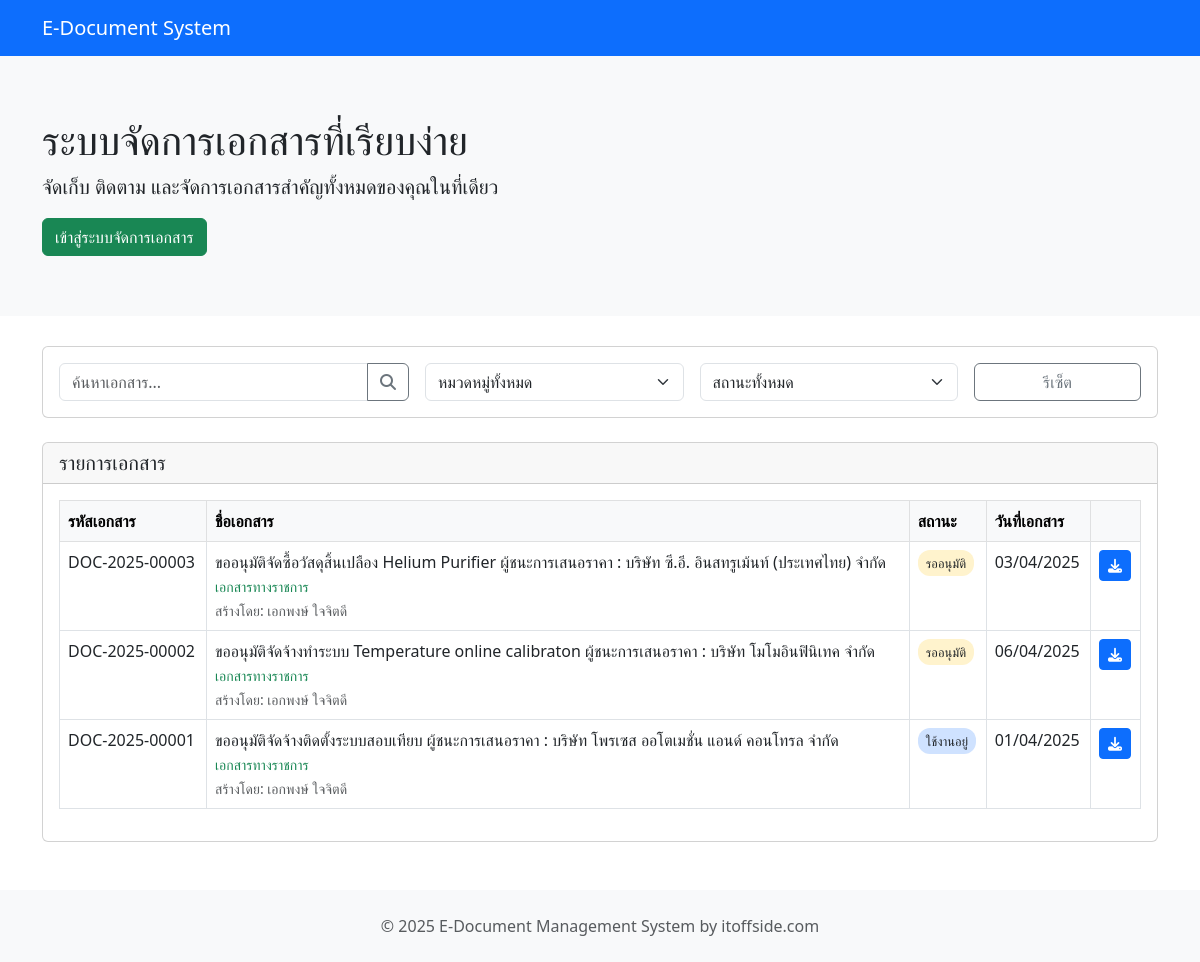
The page / on the database its author committed.
### tables this page shows
CREATE TABLE `documents` (
  `id` int(11) NOT NULL,
  `document_code` varchar(100) DEFAULT NULL COMMENT 'รหัสเอกสาร',
  `topic` varchar(255) NOT NULL COMMENT 'ชื่อเอกสาร',
  `register_date` date DEFAULT NULL COMMENT 'วันที่ลงทะเบียนเอกสาร',
  `document_status` enum('draft','pending','approved','active','cancelled','expired','archived','exported') NOT NULL COMMENT 'ร่าง (Draft) – อยู่ระหว่างการจัดทำหรือแก้ไข\r\nรออนุมัติ (Pending) – รอการตรวจสอบจากผู้มีอำนาจ\r\nอนุมัติแล้ว (Approved) – ผ่านการตรวจสอบและได้รับอนุมัติ\r\nใช้งานอยู่ (Active) – มีผลบังคับใช้อย่างเป็นทางการ\r\nยกเลิก (Cancelled) – ไม่มีผลบังคับใช้อีกต่อไป\r\nหมดอายุ (Expired) – หมดอายุหรือสิ้นสุดระยะเวลาการใช้งาน\r\nจัดเก็บ (Archived) – ถูกเก็บไว้เพื่อการอ้างอิง\r\nส่งออก (Exported) – ถูกส่งออกไปยังระบบอื่น',
  `reference` varchar(255) DEFAULT NULL COMMENT 'อ้างอิงเอกสาร',
  `store_location` varchar(255) DEFAULT NULL COMMENT 'สถานที่จัดเก็บเอกสาร',
  `file_name` varchar(255) NOT NULL COMMENT 'อัพโหลดไฟล์เอกสาร',
  `description` text DEFAULT NULL COMMENT 'รายละเอียด',
  `created_by` int(11) DEFAULT NULL,
  `updated_by` int(11) DEFAULT NULL,
  `created_at` datetime DEFAULT NULL,
  `updated_at` datetime DEFAULT NULL,
  `category_id` int(11) NOT NULL DEFAULT 0 COMMENT 'หมวดหมู่เอกสาร'
);

CREATE TABLE `categories` (
  `id` int(11) NOT NULL,
  `category_name` varchar(200) NOT NULL COMMENT 'ชื่อหมวดหมู่เอกสาร',
  `created_at` datetime DEFAULT NULL,
  `updated_at` datetime DEFAULT NULL
);

CREATE TABLE `users` (
  `id` int(11) NOT NULL,
  `username` varchar(20) NOT NULL COMMENT 'username',
  `password` varchar(255) NOT NULL COMMENT 'password',
  `email` varchar(255) NOT NULL COMMENT 'อีเมล์',
  `fullname` varchar(255) NOT NULL COMMENT 'ชื่อ',
  `profile_image` varchar(255) DEFAULT NULL COMMENT 'รูปภาพ',
  `login_time` datetime DEFAULT NULL COMMENT 'เวลาเข้าสู่ระบบ',
  `created_at` datetime DEFAULT NULL,
  `updated_at` datetime DEFAULT NULL
);

### index.php (the view, shortened to what this page needs)
<?php
require_once 'config.php';
$search = isset($_GET['search']) ? $_GET['search'] : '';
$category = isset($_GET['category']) ? $_GET['category'] : '';
$status = isset($_GET['status']) ? $_GET['status'] : '';
$page = isset($_GET['page']) ? (int)$_GET['page'] : 1;
$recordsPerPage = 20;
$offset = ($page - 1) * $recordsPerPage;
$sql = "SELECT d.*, c.category_name, u.fullname
        FROM documents d
        LEFT JOIN categories c ON d.category_id = c.id
        LEFT JOIN users u ON d.created_by = u.id
        WHERE 1=1";
$sql .= " ORDER BY d.created_at DESC LIMIT $offset, $recordsPerPage";
$result = $conn->query($sql);
?>
<!DOCTYPE html>
<html lang="en">
<head>
    <link href="https://cdn.jsdelivr.net/npm/bootstrap@5.3.0-alpha1/dist/css/bootstrap.min.css" rel="stylesheet">
    <link rel="stylesheet" href="https://cdnjs.cloudflare.com/ajax/libs/font-awesome/6.4.0/css/all.min.css">
</head>
<body>
    <nav class="navbar navbar-expand-lg navbar-dark bg-primary">
        <div class="container">
            <a class="navbar-brand" href="index.php">E-Document System</a>
        </div>
    </nav>
    <div class="hero-section">
        <div class="container">
            <div class="row align-items-center">
                <div class="col-lg-12">
                    <h1>ระบบจัดการเอกสารที่เรียบง่าย</h1>
                    <p class="lead">จัดเก็บ ติดตาม และจัดการเอกสารสำคัญทั้งหมดของคุณในที่เดียว</p>
                    <a href="#" class="btn btn-success">เข้าสู่ระบบจัดการเอกสาร</a>
                </div>
            </div>
        </div>
    </div>
    <div class="container">
        <div class="card mb-4">
            <div class="card-body">
                <form method="GET" action="index.php" class="row g-3">
                    <div class="col-md-4">
                        <div class="input-group">
                            <input type="text" class="form-control" placeholder="ค้นหาเอกสาร..." name="search" value="<?php echo htmlspecialchars($search); ?>">
                            <button class="btn btn-outline-secondary" type="submit">
                                <i class="fas fa-search"></i>
                            </button>
                        </div>
                    </div>
                    <div class="col-md-3">
                        <select class="form-select" name="category" onchange="this.form.submit()">
                            <option value="">หมวดหมู่ทั้งหมด</option>
                        </select>
                    </div>
                    <div class="col-md-3">
                        <select class="form-select" name="status" onchange="this.form.submit()">
                            <option value="">สถานะทั้งหมด</option>
                        </select>
                    </div>
                    <div class="col-md-2">
                        <a href="index.php" class="btn btn-outline-secondary w-100">รีเซ็ต</a>
                    </div>
                </form>
            </div>
        </div>
        <div class="card">
            <div class="card-header d-flex justify-content-between align-items-center">
                <h5 class="mb-0">รายการเอกสาร</h5>
            </div>
            <div class="card-body">
                <?php if ($result->num_rows > 0): ?>
                    <div class="table-responsive">
                        <table class="table table-bordered table-hover">
                            <thead class="table-light">
                                <tr>
                                    <th>รหัสเอกสาร</th>
                                    <th>ชื่อเอกสาร</th>
                                    <th>สถานะ</th>
                                    <th>วันที่เอกสาร</th>
                                    <th>&nbsp;</th>
                                </tr>
                            </thead>
                            <tbody>
                                <?php while($row = $result->fetch_assoc()): ?>
                                    <tr>
                                        <td><?php echo htmlspecialchars($row['document_code'] ?? 'N/A'); ?></td>
                                        <td>
                                            <?php echo htmlspecialchars($row['topic']); ?>
                                            <div>
                                                <small class="text-success"><?php echo htmlspecialchars($row['category_name'] ?? 'Uncategorized'); ?></small>
                                            </div>
                                            <div>
                                                <small class="text-muted">สร้างโดย: <?php echo htmlspecialchars($row['fullname'] ?? 'Unknown'); ?></small>
                                            </div>
                                        </td>
                                        <td>
                                            <span class="document-status status-<?php echo $row['document_status']; ?>">
                                                <?php
                                                    $status_labels = [
                                                        'draft' => 'ร่าง',
                                                        'pending' => 'รออนุมัติ',
                                                        'approved' => 'อนุมัติแล้ว',
                                                        'active' => 'ใช้งานอยู่',
                                                        'cancelled' => 'ยกเลิก',
                                                        'expired' => 'หมดอายุ',
                                                        'archived' => 'จัดเก็บ',
                                                        'exported' => 'ส่งออก'
                                                    ];
                                                    echo $status_labels[$row['document_status']] ?? ucfirst($row['document_status']);
                                                ?>
                                            </span>
                                        </td>
                                        <td><?php echo ($row['register_date']) ? date('d/m/Y', strtotime($row['register_date'])) : 'N/A'; ?></td>
                                        <td>
                                            <div class="btn-group btn-group-sm">
                                                <a href="uploads/documents/<?php echo $row['file_name'] ?>" target="_blank" class="btn btn-primary" title="Download">
                                                    <i class="fas fa-download"></i>
                                                </a>
                                            </div>
                                        </td>
                                    </tr>
                                <?php endwhile; ?>
                            </tbody>
                        </table>
                    </div>
                <?php else: ?>
                    <div class="alert alert-info">
                        No documents found. <?php echo !empty($search) || !empty($category) || !empty($status) ? 'Try changing your search criteria.' : ''; ?>
                    </div>
                <?php endif; ?>
            </div>
        </div>
    </div>
    <footer class="bg-light text-center text-muted py-4 mt-5">
        <div class="container">
            <p class="mb-0">&copy; <?php echo date('Y'); ?> E-Document Management System by itoffside.com</p>
        </div>
    </footer>
</body>
</html>

### index.php (style rules this page uses)
.hero-section { background-color: #f8f9fa; padding: 60px 0; margin-bottom: 30px; }
.document-status { font-size: 0.8rem; padding: 4px 8px; border-radius: 12px; }
.status-pending { background-color: #fff3cd; }
.status-active { background-color: #cfe2ff; }

### rows shown on the page
documents: document_code "DOC-2025-00003", topic "ขออนุมัติจัดซื้อวัสดุสิ้นเปลือง Helium Purifier ผู้ชนะการเสนอราคา : บริษัท ซี.อี. อินสทรูเม้นท์ (ประเทศไทย) จำกัด", category.category_name "เอกสารทางราชการ", users.fullname "เอกพงษ์ ใจจิตดี", document_status "รออนุมัติ", register_date "03/04/2025"
documents: document_code "DOC-2025-00002", topic "ขออนุมัติจัดจ้างทำระบบ Temperature online calibraton ผู้ชนะการเสนอราคา : บริษัท โมโมอินฟินิเทค จำกัด", category.category_name "เอกสารทางราชการ", users.fullname "เอกพงษ์ ใจจิตดี", document_status "รออนุมัติ", register_date "06/04/2025"
documents: document_code "DOC-2025-00001", topic "ขออนุมัติจัดจ้างติดตั้งระบบสอบเทียบ ผู้ชนะการเสนอราคา : บริษัท โพรเซส ออโตเมชั่น แอนด์ คอนโทรล จำกัด", category.category_name "เอกสารทางราชการ", users.fullname "เอกพงษ์ ใจจิตดี", document_status "ใช้งานอยู่", register_date "01/04/2025"
